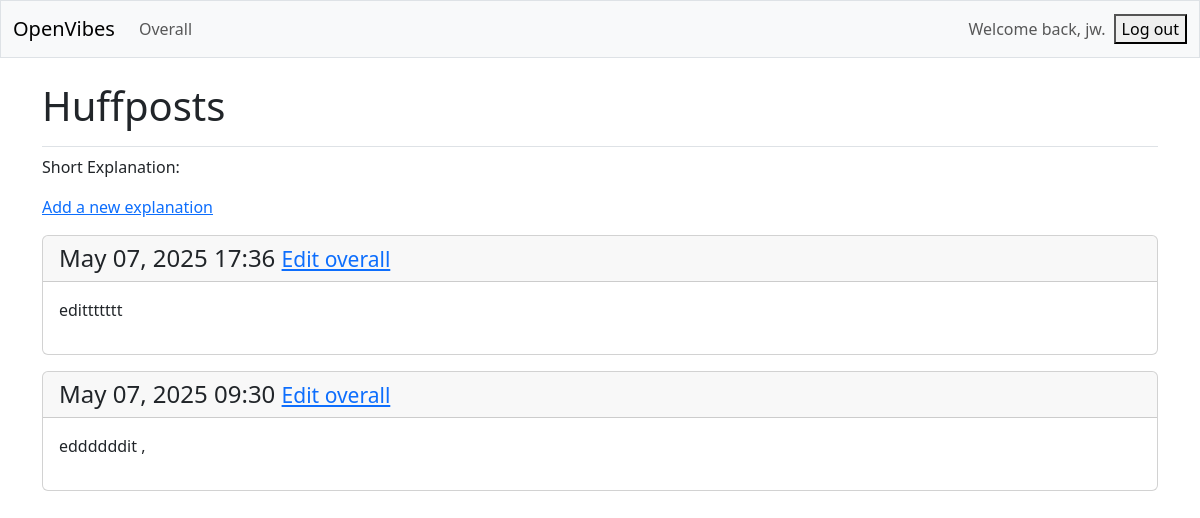
/overall/1/ (signed in), run on the app's committed database.
### blogs/models.py (models this page shows, shortened)
class Overall(models.Model):
    name = models.CharField(max_length=300)
    date_added = models.DateTimeField(auto_now_add=True)
    owner = models.ForeignKey(User, on_delete=models.CASCADE)

class Explain(models.Model):
    esm = models.ForeignKey(Overall, on_delete=models.CASCADE)
    name = models.TextField()
    date_added = models.DateTimeField(auto_now_add=True)
    owner = models.ForeignKey(User, on_delete=models.CASCADE)
    class Meta:
        verbose_name_plural = 'entries'

### blogs/views.py (the view)
# urls.py: path('overall/<int:overal_id>/', views.overal, name='overal'),
@login_required
def overal(request, overal_id):
    overal = Overall.objects.get(id=overal_id)
    if overal.owner != request.user:
        raise Http404
    explains = overal.explain_set.order_by('-date_added')
    context = {'overal': overal, 'explains': explains}
    return render(request, 'blogs/overal.html', context)

### blogs/templates/blogs/overal.html
{% extends 'blogs/base.html' %}
{% block page_header %}
  <h1>{{ overal.name }}</h1>
{% endblock page_header %}
{% block content %}
<p>Short Explanation:</p>
<p>
  <a href="{% url 'blogs:new_explain' overal.id %}">Add a new explanation</a>
</p>
    {% for explain in explains %}
      <div class="card mb-3">
        <h4 class="card-header">
          {{ explain.date_added|date:'M d, Y H:i' }}
          <small><a href="{% url 'blogs:edit_overall' explain.id %}">
            Edit overall</a></small>
        </h4>
        <div class="card-body">{{ explain.name|linebreaks }}</div>
      </div>
    {% empty %}
      <li>No explanation have been added yet.</li>
    {% endfor %}
{% endblock content %}

### blogs/templates/blogs/base.html (shortened to what this page needs)
<!doctype html>
<html lang="en">
<head>
    {% load django_bootstrap5 %}
    {% bootstrap_css %}
</head>
<body>
    <nav class="navbar navbar-expand-md navbar-light bg-light mb-4 border">
    <div class="container-fluid">
        <a class="navbar-brand" href="{% url 'blogs:index' %}">OpenVibes</a>
        <div class="collapse navbar-collapse" id="navbarCollapse">
            <ul class="navbar-nav me-auto mb-2 mb-md-0">
                <li class="nav-item">
                    <a class="nav-link" href="{% url 'blogs:overall' %}">
                        Overall</a></li>
            </ul>
            <ul class="navbar-nav ms-auto mb-2 mb-md-0">
                {% if user.is_authenticated %}
                  <li class="nav-item">
                    <span class="navbar-text me-2">Welcome back, {{ user.username}}.
                      </span></li>
                {% endif %}
        </ul>
                {% if user.is_authenticated %}
                    <form action="{% url 'accounts:logout' %}" method="post">
                    <button name="submit" class="'btn btn-outline-secondary btn-sm">
                    Log out</button>
                    </form>
                {% endif %}
        </div>
    </div>
</nav>
<main class="container">
    <div class="pb-2 mb-2 border-bottom">
        {% block page_header %}{% endblock page_header %}
    </div>
    <div>
        {% block content %}{% endblock content %}
    </div>
</main>
</body>
</html>

### data on the page
Overall: name "Huffposts"
Explain: date_added "May 07, 2025 17:36", name "edittttttt"
Explain: date_added "May 07, 2025 09:30", name "eddddddit ,"

### other printed values
{{ user.username }} "jw"
